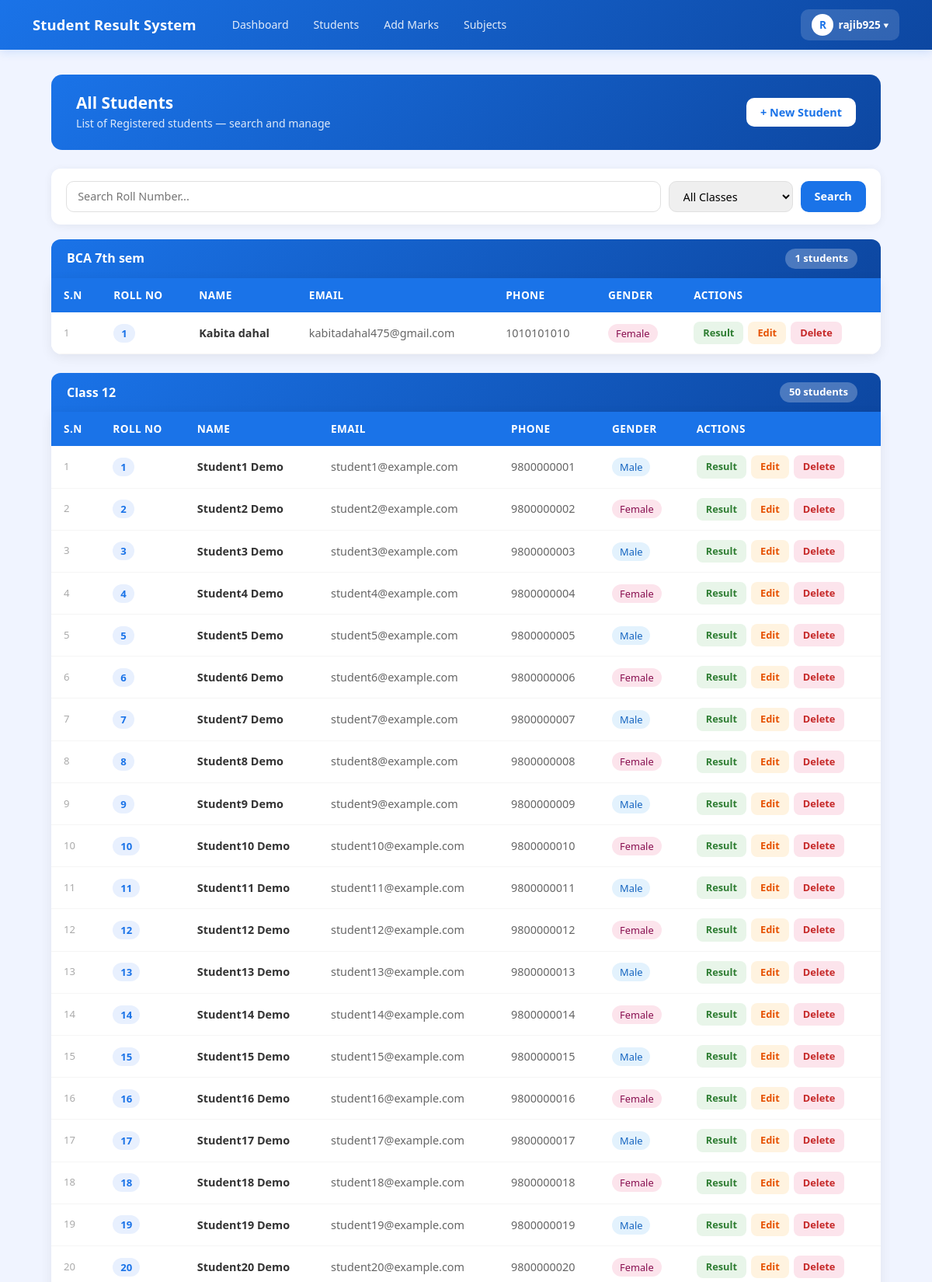
The app's page /students/ (signed in, upper part) with its own data.
### result/models.py (models this page shows, shortened)
class CustomUser(AbstractUser):
    ROLE_CHOICES = (
        ('admin', 'Admin'),
        ('teacher', 'Teacher'),
        ('student', 'Student'),
    )
    role = models.CharField(max_length=10, choices=ROLE_CHOICES, default='student')
    phone = models.CharField(max_length=15, null=True, blank=True)

class Class(models.Model):
    name = models.CharField(max_length=20)
    section = models.CharField(max_length=10, blank=True)
    def __str__(self):
        if self.section:
            return f"{self.name} - Section {self.section}"
        return self.name
    class Meta:
        verbose_name_plural = "Classes"
        ordering = ['name', 'section']

class Student(models.Model):
    GENDER_CHOICES = [
        ('Male', 'Male'),
        ('Female', 'Female'),
        ('Other', 'Other'),
    ]
    student_id = models.CharField(
        max_length=20,
        unique=True,
        default=generate_student_id,
        editable=False
    )
    roll_number = models.PositiveIntegerField()
    first_name = models.CharField(max_length=50)
    last_name = models.CharField(max_length=50)
    email = models.EmailField(unique=True)
    phone = models.CharField(max_length=15, validators=[MinLengthValidator(10)])
    gender = models.CharField(max_length=10, choices=GENDER_CHOICES)
    date_of_birth = models.DateField(null=True)
    address = models.TextField()
    parent_name = models.CharField(max_length=100, blank=True)
    parent_phone = models.CharField(max_length=15, validators=[MinLengthValidator(10)])
    parent_email = models.EmailField(blank=True)
    class_name = models.ForeignKey(
        'Class',
        on_delete=models.CASCADE,
        related_name='students'
    )
    user = models.OneToOneField(
        CustomUser,
        on_delete=models.CASCADE,
        null=True,
        blank=True,
        related_name='student_profile'
    )
    class Meta:
        unique_together = ['roll_number', 'class_name']
        ordering = ['class_name', 'roll_number']

### result/views.py (the view)
# urls.py: path('students/', views.student_list, name='student_list'),
@login_required(login_url='result:admin_login')
def student_list(request):
    query = request.GET.get('roll', '')
    selected_class = request.GET.get('class_id', '')
    classes = Class.objects.all()
    if query or selected_class:
        students = Student.objects.all()
        if query:
            students = students.filter(roll_number__icontains=query)
        if selected_class:
            students = students.filter(class_name_id=selected_class)
        grouped = None
    else:
        students = None
        grouped = []
        for cls in classes:
            cls_students = Student.objects.filter(class_name=cls)
            if cls_students.exists():
                grouped.append({
                    'class': cls,
                    'students': cls_students
                })
    return render(request, 'result/student_list.html', {
        'students': students,
        'grouped': grouped,
        'query': query,
        'classes': classes,
        'selected_class': selected_class,
    })

### result/templates/result/student_list.html (shortened to what this page needs)
{% extends 'result/base.html' %}
{% block content %}
<div class="page-header">
    <div>
        <h4>All Students</h4>
        <p>List of Registered students — search and manage</p>
    </div>
    <a href="{% url 'result:add_student' %}" class="btn-add">+ New Student</a>
</div>
<div class="search-card">
    <form method="GET" style="display:flex; gap:10px; flex:1; flex-wrap:wrap;">
        <input type="text" name="roll" value="{{ query }}" class="search-input" placeholder="Search Roll Number...">
        <select name="class_id" class="filter-select">
            <option value="">All Classes</option>
        </select>
        <button type="submit" class="btn-search">Search</button>
    </form>
</div>
{% if students is not None %}
<div class="stat-row">
    <div class="stat-pill">
        <span style="color:#1a73e8;">Total:</span>
        <span>{{ students.count }} students</span>
    </div>
</div>
<div class="table-card-standalone">
    <table class="table">
        <thead>
            <tr>
                <th>S.N</th>
                <th>Roll No</th>
                <th>Name</th>
                <th>Email</th>
                <th>Phone</th>
                <th>Gender</th>
                <th>Class</th>
                <th>Actions</th>
            </tr>
        </thead>
        <tbody>
            {% for student in students %}
            <tr>
                <td style="color:#aaa; font-size:0.82rem;">{{ forloop.counter }}</td>
                <td><span class="roll-badge">{{ student.roll_number }}</span></td>
                <td><strong>{{ student.first_name }} {{ student.last_name }}</strong></td>
                <td style="color:#666;">{{ student.email }}</td>
                <td style="color:#666;">{{ student.phone }}</td>
                <td>
                    <span class="gender-badge
                        {% if student.gender == 'Male' %}gender-male
                        {% elif student.gender == 'Female' %}gender-female
                        {% else %}gender-other{% endif %}">
                        {{ student.gender }}
                    </span>
                </td>
                <td style="color:#666;">{{ student.class_name }}</td>
                <td>
                    <div class="action-btns">
                        <a href="{% url 'student_result' student.pk %}" class="btn-result">Result</a>
                        <a href="{% url 'edit_student' student.pk %}" class="btn-edit">Edit</a>
                        <a href="{% url 'delete_student' student.pk %}" class="btn-delete">Delete</a>
                    </div>
                </td>
            </tr>
            {% empty %}
            <tr>
                <td colspan="8">
                    <div class="empty-state">
                        <div class="icon"> </div>
                        <p>No student found!</p>
                        <a href="{% url 'student_list' %}" class="btn-search"
                            style="text-decoration:none; padding:8px 20px; border-radius:10px;">
                            See all students
                        </a>
                    </div>
                </td>
            </tr>
            {% endfor %}
        </tbody>
    </table>
</div>
{% else %}
{% if grouped %}
{% for group in grouped %}
<div class="class-group">
    <div class="class-header" onclick="toggleClass('class_{{ forloop.counter }}')">
        <h6> {{ group.class }}</h6>
        <div style="display:flex; align-items:center; gap:10px;">
            <span class="count-badge">{{ group.students.count }} students</span>
        </div>
    </div>
    <div class="table-card" id="class_{{ forloop.counter }}">
        <table class="table">
            <thead>
                <tr>
                    <th>S.N</th>
                    <th>Roll No</th>
                    <th>Name</th>
                    <th>Email</th>
                    <th>Phone</th>
                    <th>Gender</th>
                    <th>Actions</th>
                </tr>
            </thead>
            <tbody>
                {% for student in group.students %}
                <tr>
                    <td style="color:#aaa; font-size:0.82rem;">{{ forloop.counter }}</td>
                    <td><span class="roll-badge">{{ student.roll_number }}</span></td>
                    <td><strong>{{ student.first_name }} {{ student.last_name }}</strong></td>
                    <td style="color:#666;">{{ student.email }}</td>
                    <td style="color:#666;">{{ student.phone }}</td>
                    <td>
                        <span class="gender-badge
                                {% if student.gender == 'Male' %}gender-male
                                {% elif student.gender == 'Female' %}gender-female
                                {% else %}gender-other{% endif %}">
                            {{ student.gender }}
                        </span>
                    </td>
                    <td>
                        <div class="action-btns">
                            <a href="{% url 'result:student_result' student.pk %}" class="btn-result">Result</a>
                            <a href="{% url 'result:edit_student' student.pk %}" class="btn-edit">Edit</a>
                            <a href="{% url 'result:delete_student' student.pk %}" class="btn-delete">Delete</a>
                        </div>
                    </td>
                </tr>
                {% endfor %}
            </tbody>
        </table>
    </div>
</div>
{% endfor %}
{% endif %}
{% endif %}
{% endblock %}

### result/templates/result/base.html (shortened to what this page needs)
<!DOCTYPE html>
<html lang="ne">
<head>
    <link href="https://cdn.jsdelivr.net/npm/bootstrap@5.3.0/dist/css/bootstrap.min.css" rel="stylesheet">
    <link href="https://cdn.jsdelivr.net/npm/bootstrap-icons@1.10.0/font/bootstrap-icons.css" rel="stylesheet">
</head>
<body>
    <nav class="navbar navbar-expand-lg">
        <div class="container">
         <a class="navbar-brand text-white" href="{% url 'result:dashboard' %}">
    Student Result System
</a>
            {% if user.is_authenticated %}
            <div class="collapse navbar-collapse" id="navMenu">
                <div class="d-flex gap-1 ms-3 flex-wrap align-items-center">
                    <a href="{% url 'result:dashboard' %}" class="nav-link-btn">Dashboard</a>
                    <a href="{% url 'result:student_list' %}" class="nav-link-btn">Students</a>
                    <a href="{% url 'result:add_marks' %}" class="nav-link-btn">Add Marks</a>
                    <a href="{% url 'result:subject_list' %}" class="nav-link-btn">Subjects</a>
                </div>
                <div class="ms-auto mt-2 mt-lg-0 profile-dropdown">
                    <button class="profile-btn" onclick="toggleDropdown()">
                        <div class="profile-avatar">
                            {{ request.user.username|first|upper }}
                        </div>
                        {{ request.user.username }}
                        ▾
                    </button>
                </div>
            </div>
            {% endif %}
        </div>
    </nav>
    <div class="main-container">
        {% block content %}{% endblock %}
    </div>
</body>
</html>

### result/templates/result/base.html (style rules this page uses)
body { background: #f0f4ff; min-height: 100vh; }
.navbar-brand { font-size: 1.15rem; font-weight: 700; letter-spacing: 0.01em; }
.navbar { background: linear-gradient(135deg, #1a73e8, #0d47a1) !important; box-shadow: 0 2px 12px rgba(26, 115, 232, 0.18); padding: 0.75rem 0; }
.nav-link-btn { color: rgba(255, 255, 255, 0.88); font-size: 0.88rem; font-weight: 500; padding: 6px 14px; border-radius: 8px; text-decoration: none; transition: background 0.15s; }
.profile-dropdown { position: relative; }
.profile-btn { background: rgba(255, 255, 255, 0.15); color: white; border: none; border-radius: 10px; padding: 6px 14px; font-size: 0.85rem; font-weight: 600; cursor: pointer; display: flex; align-items: center; gap: 6px; transition: background 0.15s; }
.profile-avatar { width: 28px; height: 28px; background: white; color: #1a73e8; border-radius: 50%; display: flex; align-items: center; justify-content: center; font-weight: 800; font-size: 0.85rem; }
.main-container { max-width: 1100px; margin: 0 auto; padding: 2rem 1rem; }

### result/templates/result/student_list.html (style rules this page uses)
.page-header { background: linear-gradient(135deg, #1a73e8, #0d47a1); border-radius: 14px; padding: 1.5rem 2rem; color: white; display: flex; align-items: center; justify-content: space-between; flex-wrap: wrap; gap: 1rem; margin-bottom: 1.5rem; }
.page-header h4 { font-size: 1.3rem; font-weight: 700; margin: 0; }
.page-header p { margin: 0.2rem 0 0; opacity: 0.85; font-size: 0.88rem; }
.btn-add { background: white; color: #1a73e8; font-weight: 600; border: none; border-radius: 10px; padding: 8px 18px; text-decoration: none; font-size: 0.9rem; transition: all 0.15s; }
.search-card { background: white; border-radius: 12px; padding: 1rem 1.2rem; box-shadow: 0 2px 12px rgba(0, 0, 0, 0.06); margin-bottom: 1.2rem; display: flex; gap: 10px; flex-wrap: wrap; align-items: center; }
.search-input { border-radius: 10px; border: 1.5px solid #e0e0e0; padding: 8px 14px; font-size: 0.9rem; flex: 1; min-width: 200px; transition: border-color 0.2s; }
.filter-select { border-radius: 10px; border: 1.5px solid #e0e0e0; padding: 8px 14px; font-size: 0.9rem; min-width: 160px; transition: border-color 0.2s; }
.btn-search { background: #1a73e8; color: white; border: none; border-radius: 10px; padding: 8px 18px; font-weight: 600; font-size: 0.9rem; cursor: pointer; transition: opacity 0.15s; }
.class-group { margin-bottom: 1.5rem; }
.class-header { background: linear-gradient(135deg, #1a73e8, #0d47a1); color: white; border-radius: 12px 12px 0 0; padding: 12px 20px; display: flex; align-items: center; justify-content: space-between; cursor: pointer; }
.class-header h6 { margin: 0; font-size: 1rem; font-weight: 700; }
.class-header .count-badge { background: rgba(255, 255, 255, 0.25); padding: 3px 12px; border-radius: 20px; font-size: 0.82rem; font-weight: 600; }
.table-card { background: white; border-radius: 0 0 14px 14px; box-shadow: 0 4px 16px rgba(0, 0, 0, 0.07); overflow: hidden; }
.table { margin: 0; font-size: 0.9rem; }
.table thead th { background: #1a73e8; color: white; font-weight: 600; border: none; padding: 12px 16px; font-size: 0.85rem; text-transform: uppercase; letter-spacing: 0.03em; }
.table tbody tr { border-bottom: 1px solid #f5f5f5; transition: background 0.1s; }
.table tbody td { padding: 12px 16px; vertical-align: middle; color: #333; }
.roll-badge { background: #e8f0fe; color: #1a73e8; font-weight: 700; padding: 3px 10px; border-radius: 20px; font-size: 0.82rem; }
.gender-badge { padding: 3px 10px; border-radius: 20px; font-size: 0.8rem; font-weight: 500; }
.gender-male { background: #e3f2fd; color: #1565c0; }
.gender-female { background: #fce4ec; color: #880e4f; }
.action-btns { display: flex; gap: 6px; flex-wrap: wrap; }
.btn-result { background: #e8f5e9; color: #2e7d32; border: none; border-radius: 8px; padding: 5px 12px; font-size: 0.8rem; font-weight: 600; text-decoration: none; transition: all 0.15s; }
.btn-edit { background: #fff3e0; color: #e65100; border: none; border-radius: 8px; padding: 5px 12px; font-size: 0.8rem; font-weight: 600; text-decoration: none; transition: all 0.15s; }
.btn-delete { background: #fce4ec; color: #c62828; border: none; border-radius: 8px; padding: 5px 12px; font-size: 0.8rem; font-weight: 600; text-decoration: none; transition: all 0.15s; }

### records on screen
CustomUser: user.username|first "R", user.username "rajib925"
Class: class "BCA 7th sem", students.count "1"
Student: roll_number "1", first_name "Kabita", last_name "dahal", email "kabitadahal475@gmail.com", phone "1010101010", gender "Female"
Class: class "Class 12", students.count "50"
Student: roll_number "1", first_name "Student1", last_name "Demo", email "student1@example.com", phone "9800000001", gender "Male"
Student: roll_number "2", first_name "Student2", last_name "Demo", email "student2@example.com", phone "9800000002", gender "Female"
Student: roll_number "3", first_name "Student3", last_name "Demo", email "student3@example.com", phone "9800000003", gender "Male"
Student: roll_number "4", first_name "Student4", last_name "Demo", email "student4@example.com", phone "9800000004", gender "Female"
Student: roll_number "5", first_name "Student5", last_name "Demo", email "student5@example.com", phone "9800000005", gender "Male"
Student: roll_number "6", first_name "Student6", last_name "Demo", email "student6@example.com", phone "9800000006", gender "Female"
Student: roll_number "7", first_name "Student7", last_name "Demo", email "student7@example.com", phone "9800000007", gender "Male"
Student: roll_number "8", first_name "Student8", last_name "Demo", email "student8@example.com", phone "9800000008", gender "Female"
Student: roll_number "9", first_name "Student9", last_name "Demo", email "student9@example.com", phone "9800000009", gender "Male"
Student: roll_number "10", first_name "Student10", last_name "Demo", email "student10@example.com", phone "9800000010", gender "Female"
Student: roll_number "11", first_name "Student11", last_name "Demo", email "student11@example.com", phone "9800000011", gender "Male"
Student: roll_number "12", first_name "Student12", last_name "Demo", email "student12@example.com", phone "9800000012", gender "Female"
Student: roll_number "13", first_name "Student13", last_name "Demo", email "student13@example.com", phone "9800000013", gender "Male"
Student: roll_number "14", first_name "Student14", last_name "Demo", email "student14@example.com", phone "9800000014", gender "Female"
Student: roll_number "15", first_name "Student15", last_name "Demo", email "student15@example.com", phone "9800000015", gender "Male"
Student: roll_number "16", first_name "Student16", last_name "Demo", email "student16@example.com", phone "9800000016", gender "Female"
Student: roll_number "17", first_name "Student17", last_name "Demo", email "student17@example.com", phone "9800000017", gender "Male"
Student: roll_number "18", first_name "Student18", last_name "Demo", email "student18@example.com", phone "9800000018", gender "Female"
Student: roll_number "19", first_name "Student19", last_name "Demo", email "student19@example.com", phone "9800000019", gender "Male"
Student: roll_number "20", first_name "Student20", last_name "Demo", email "student20@example.com", phone "9800000020", gender "Female"
